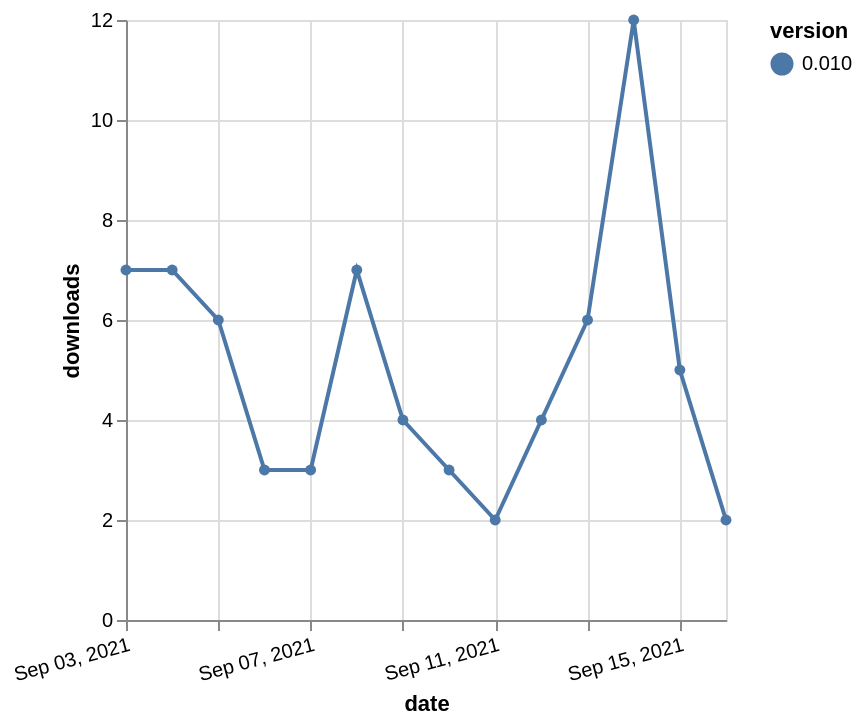

Vega-Lite specification stored for this chart:
### Vega-Lite specification from a JSON file in a GitHub repository (floating-point values rounded to 4 significant figures)
{"$schema": "https://vega.github.io/schema/vega-lite/v5.json", "description": "A simple bar chart with embedded data.", "data": {"values": [{"date": "2021-09-03", "total": 6137, "delta": 7, "version": "0.010"}, {"date": "2021-09-04", "total": 6144, "delta": 7, "version": "0.010"}, {"date": "2021-09-05", "total": 6150, "delta": 6, "version": "0.010"}, {"date": "2021-09-06", "total": 6153, "delta": 3, "version": "0.010"}, {"date": "2021-09-07", "total": 6156, "delta": 3, "version": "0.010"}, {"date": "2021-09-08", "total": 6163, "delta": 7, "version": "0.010"}, {"date": "2021-09-09", "total": 6167, "delta": 4, "version": "0.010"}, {"date": "2021-09-10", "total": 6170, "delta": 3, "version": "0.010"}, {"date": "2021-09-11", "total": 6172, "delta": 2, "version": "0.010"}, {"date": "2021-09-12", "total": 6176, "delta": 4, "version": "0.010"}, {"date": "2021-09-13", "total": 6182, "delta": 6, "version": "0.010"}, {"date": "2021-09-14", "total": 6194, "delta": 12, "version": "0.010"}, {"date": "2021-09-15", "total": 6199, "delta": 5, "version": "0.010"}, {"date": "2021-09-16", "total": 6201, "delta": 2, "version": "0.010"}]}, "width": "container", "mark": {"type": "line", "point": {"filled": true}}, "encoding": {"x": {"field": "date", "type": "temporal", "timeUnit": "yearmonthdate", "title": "date", "axis": {"labelAngle": -15}}, "y": {"field": "delta", "type": "quantitative", "title": "downloads"}, "color": {"field": "version", "type": "nominal"}, "tooltip": {"field": "delta"}}}
